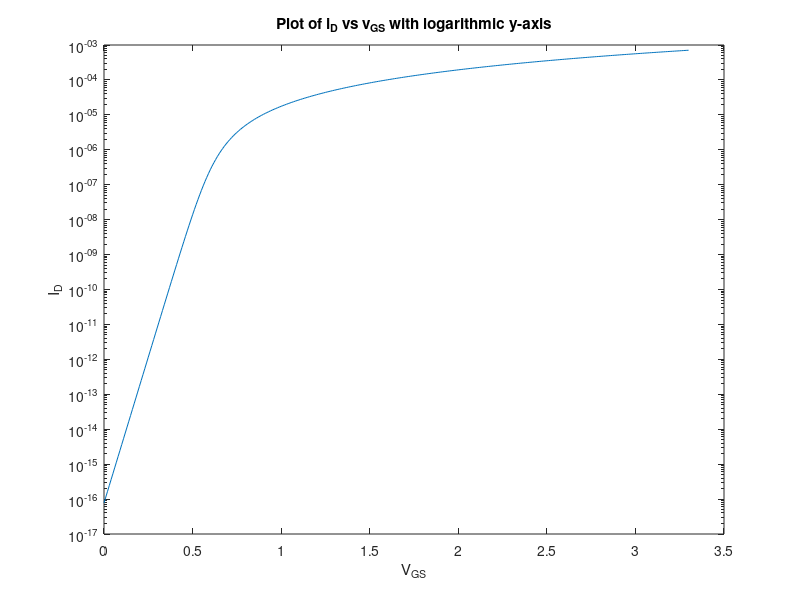

Write MATLAB code to recreate this figure.
n = 1;
Vtn = 570e-3; %V
Vtp = 710e-3; %V
Lambda = 0.16e-3; %m/V
Bn = 190e-6; % A/V^2;
Bp = 55e-6; % A/V^2;
VT = 26e-3; %V
Vdd=3.3; %V
Is = 2*n*Bn*(VT^2); % A
Vd = Vdd; %V
Early = (1 + Lambda * Vd); %Channel-length modulation
Vg=0:0.01:3.3;
Vs = 0;
iF = (Is*(log(1+exp((Vg-Vtn-n*Vs)/(2*n*VT)))).^2)*Early;
iR = (Is*(log(1+exp((Vg-Vtn-n*Vd)/(2*n*VT)))).^2)*Early;
iD = iF - iR;
semilogy(Vg,iD); %plots with logarithmic y-axis
ylabel('I_D');
xlabel('V_G_S');
title('Plot of i_D vs v_G_S with logarithmic y-axis');